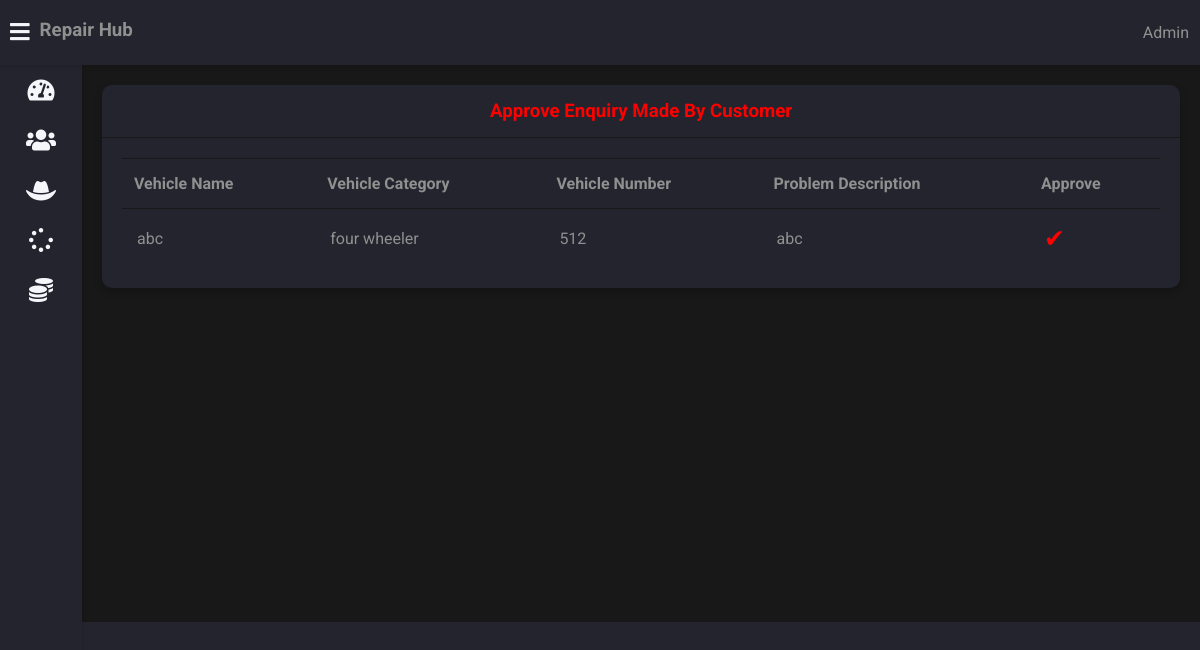
Page /admin-approve-request (signed in) on the committed database.
### vehicle/models.py (models this page shows, shortened)
class Request(models.Model):
    cat=(('two wheeler with gear','two wheeler with gear'),('two wheeler without gear','two wheeler without gear'),('three wheeler','three wheeler'),('four wheeler','four wheeler'))
    category=models.CharField(max_length=50,choices=cat)
    vehicle_no=models.PositiveIntegerField(null=False)
    vehicle_name = models.CharField(max_length=40,null=False)
    vehicle_model = models.CharField(max_length=40,null=False)
    vehicle_brand = models.CharField(max_length=40,null=False)
    problem_description = models.CharField(max_length=500,null=False)
    date=models.DateField(auto_now=True)
    cost=models.PositiveIntegerField(null=True)
    customer=models.ForeignKey('Customer', on_delete=models.CASCADE,null=True)
    mechanic=models.ForeignKey('Mechanic',on_delete=models.CASCADE,null=True)
    stat=(('Pending','Pending'),('Approved','Approved'),('Repairing','Repairing'),('Repairing Done','Repairing Done'),('Released','Released'))
    status=models.CharField(max_length=50,choices=stat,default='Pending',null=True)

### vehicle/views.py (the view)
# urls.py: path('admin-approve-request',views.admin_approve_request_view,name='admin-approve-request'),
@login_required(login_url='adminlogin')
def admin_approve_request_view(request):
    enquiry=models.Request.objects.all().filter(status='Pending')
    return render(request,'vehicle/admin_approve_request.html',{'enquiry':enquiry})

### templates/vehicle/admin_approve_request.html
{% extends 'vehicle/adminbase.html' %}
{% block content %}
	<div class="wrapper">
		<div class="row">
			<div class="col-12 col-m-12 col-sm-12">
				<div class="card">
					<div class="card-header">
						<h3 style="color:red; text-align:center" >
							Approve Enquiry Made By Customer
						</h3>
					</div>
					<div class="card-content">
						<table>
							<thead>
                <tr>
                  <th>Vehicle Name</th>
                  <th>Vehicle Category</th>
                  <th>Vehicle Number</th>
                  <th>Problem Description</th>
                  <th>Approve</th>
                </tr>
							</thead>
							<tbody>
                {% for r in enquiry %}
                <tr>
                  <td> {{r.vehicle_name}}</td>
                  <td>{{r.category}}</td>
                  <td>{{r.vehicle_no}}</td>
                  <td>{{r.problem_description}}</td>
                  <td><a  style="color:red; text-decoration:none;font-size:25px;" href="{% url 'approve-request' r.id  %}">&#10004;</a></td>
                    </tr>
                {% endfor %}
							</tbody>
						</table>
					</div>
				</div>
			</div>
		</div>
<br><br><br><br><br><br><br><br><br><br><br><br><br><br><br><br>
	</div>
{% endblock content %}

### static/style.css (style rules this page uses)
:root { --primary-color: #4834d4; --success-color: #6ab04c; --warning-color: #f0932b; --danger-color: #eb4d4b; --light-color: #212529; --light-second-color: #727475; --light-background: #ffffff; --light-second-background: #f1f1f1; --dark-color: #909090; --dark-second-color: #f5f6fa; --dark-background: #23242d; --dark-second-background: #181818; }
.dark { --main-bg-color: var(--dark-background); --second-bg-color: var(--dark-second-background); --main-color: var(--dark-color); --second-color: var(--dark-second-color); }
* { box-sizing: border-box; }
body { font-family: "Roboto", sans-serif; background: var(--main-bg-color); color: var(--main-color); margin: 0; }
.wrapper { padding: 10px; margin-left: 82px; padding-top: 75px; background: var(--second-bg-color); transition: margin-left 0.5s; }
.row { display: flex; flex-wrap: wrap; flex-direction: row; }
.row:after, .row:before { box-sizing: border-box; }
[class*="col-"] { padding: 10px; }
@media only screen and (min-width: 600px) { .col-sm-12 { width: 100%; } }
@media only screen and (min-width: 768px) { .col-m-12 { width: 100%; } }
@media only screen and (min-width: 992px) { .col-12 { width: 100%; } }
.card { background: var(--main-bg-color); color: var(--main-color); border-radius: 10px; margin-bottom: 10px; box-shadow: 0 4px 8px 0 rgba(0, 0, 0, 0.2); }
.card-header { padding: 15px 30px; border-bottom: 1px solid var(--second-bg-color); position: relative; }
.card-header h3 { margin: 0; }
.card-content { padding: 20px; overflow-x: auto; }
table { border-collapse: collapse; width: 100%; }
table td { border-top: 1px solid var(--second-bg-color); padding: 15px; }
table th { border-top: 1px solid var(--second-bg-color); border-bottom: 1px solid var(--second-bg-color); padding: 15px 12px; text-align: left; }

### rows in the picture
Request: vehicle_name "abc", category "four wheeler", vehicle_no "512", problem_description "abc"
